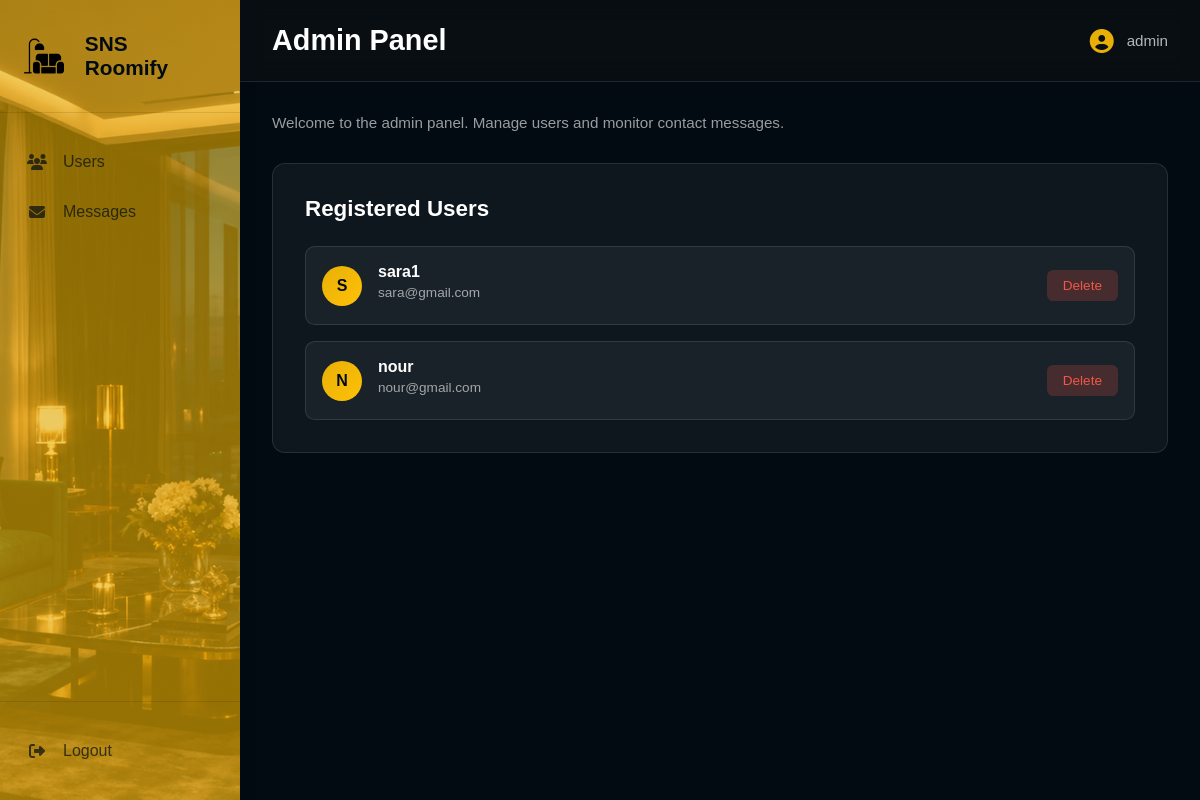
The app's page /admin-dashboard (signed in), older data.
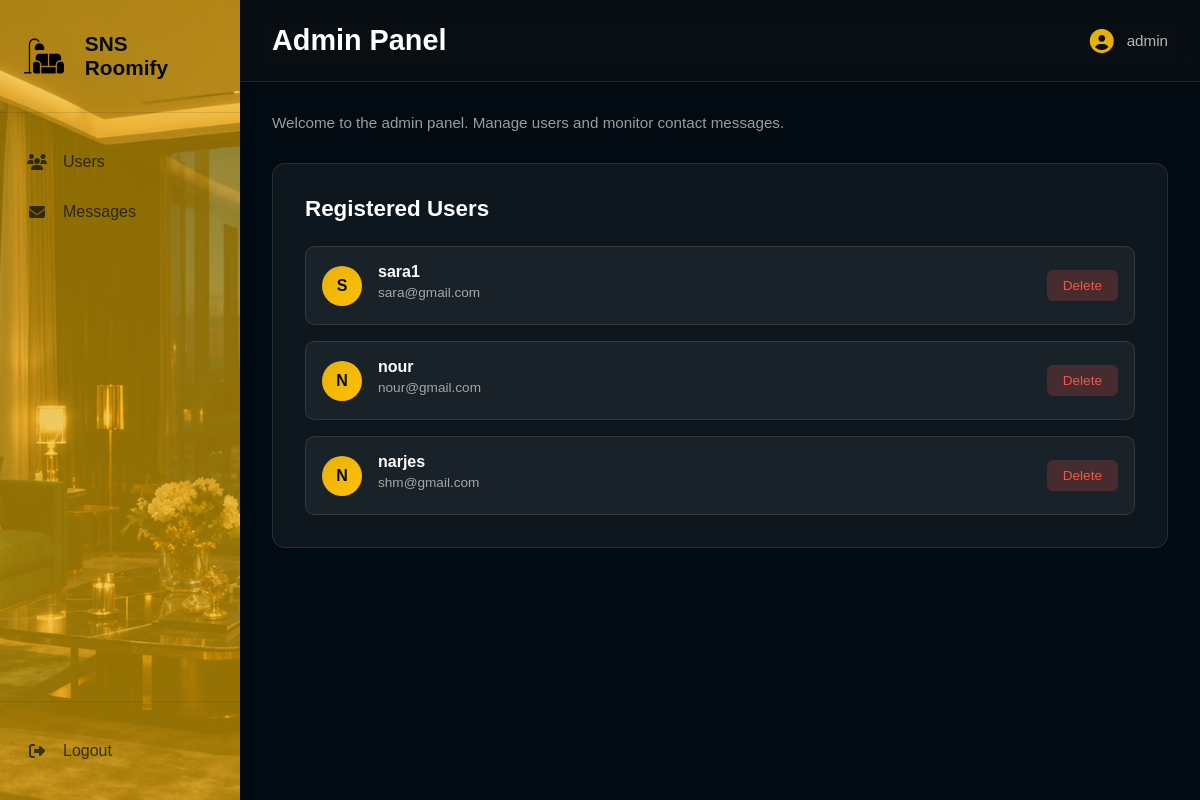
The same page, newer data.
### app.py (models this page shows)
class User(db.Model, UserMixin):
    id = db.Column(db.Integer, primary_key=True)
    username = db.Column(db.String(100), nullable=False)
    email = db.Column(db.String(120), unique=True, nullable=False)
    password = db.Column(db.String(100), nullable=False)
    phone = db.Column(db.String(20), nullable=False)
    is_admin = db.Column(db.Integer, default=0, nullable=False)

### app.py (the view)
@login_required
@app.route("/admin-dashboard")
def admin_dashboard():
    user_id = session.get("user_id")
    admin = User.query.get(user_id) if user_id else None
    if not admin:
        session.clear()
        return redirect("/signin")
    if int(admin.is_admin) != 1:
        return redirect("/user-dashboard")
    users = User.query.filter(User.is_admin != 1).all()
    return render_template(
        "admin_dashboard.html",
        username=admin.username,
        users=users,
        active_page='admin_dashboard'
    )

### app.py (called while the page is built)
@login_manager.user_loader
def load_user(user_id):
    return User.query.get(int(user_id))

### templates/admin_dashboard.html (shortened to what this page needs)
<!DOCTYPE html>
<html>
<head>
    <link rel="stylesheet" href="https://cdnjs.cloudflare.com/ajax/libs/font-awesome/6.4.0/css/all.min.css">
    <link rel="stylesheet" href="{{ url_for('static', filename='css/admin_panel.css') }}">
</head>
<body>
    <div class="admin-container">
        {% include 'components/sidebar.html' %}
        <main class="main-content">
            <div class="top-bar">
                <h1>Admin Panel</h1>
                <div class="user-menu">
                    <i class="fas fa-user-circle"></i>
                    <span>{{ username }}</span>
                </div>
            </div>
            <div class="page-content">
                <div class="page-header">
                    <p>Welcome to the admin panel. Manage users and monitor contact messages.</p>
                </div>
                <div class="users-card">
                    <h2>Registered Users</h2>
                    <div class="users-container">
                        {% for user in users %}
                        <div class="user-row">
                            <div class="user-avatar">
                                {{ user.username[0].upper() }}
                            </div>
                            <div class="user-info">
                                <h3>{{ user.username }}</h3>
                                <p>{{ user.email }}</p>
                            </div>
                            {% if user.is_admin != 1 %}
                            <button type="button" class="delete-btn" onclick="confirmDeleteUser('/delete-user/{{ user.id }}', '{{ user.username }}')">Delete</button>
                            {% endif %}
                        </div>
                        {% endfor %}
                    </div>
                </div>
            </div>
        </main>
    </div>
</body>
</html>

### templates/components/sidebar.html (shortened to what this page needs)
<aside class="sidebar">
  <div class="sidebar-header">
    <div class="logo">
      <img src="{{ url_for('static', filename='images/logo.png') }}" alt="SNS Roomify Logo" style="width: 40px; height: 40px; margin-right: 0.5rem;" />
      <span>SNS Roomify</span>
    </div>
  </div>
  <nav class="sidebar-nav">
    {% if session.get('is_admin') == 1 %}
      <a href="/admin-users" class="nav-item {% if active_page == 'admin_users' %}active{% endif %}">
        <i class="fas fa-users"></i>
        <span>Users</span>
      </a>
      <a href="/admin-contact-messages" class="nav-item {% if active_page == 'admin_contact_messages' %}active{% endif %}">
        <i class="fas fa-envelope"></i>
        <span>Messages</span>
      </a>
    {% endif %}
  </nav>
  <div class="sidebar-footer">
    <a href="/logout" class="nav-item logout">
      <i class="fas fa-sign-out-alt"></i>
      <span>Logout</span>
    </a>
  </div>
</aside>

### static/css/admin_panel.css (style rules this page uses)
* { margin: 0; padding: 0; box-sizing: border-box; }
body { font-family: "Poppins", sans-serif; background-color: var(--color-bg-dark); color: var(--color-text-light); }
.admin-container { display: flex; height: 100vh; }
.sidebar { width: 240px; background: linear-gradient(rgba(232, 176, 7, 0.6), rgba(232, 176, 7, 0.65)), url("/static/images/background-main1.jpg"); background-size: cover; background-position: center; color: var(--color-bg-dark); display: flex; flex-direction: column; box-shadow: 2px 0 15px rgba(0, 0, 0, 0.1); position: fixed; height: 100vh; overflow-y: auto; }
.sidebar-header { padding: 2rem 1.5rem; border-bottom: 1px solid rgba(0, 0, 0, 0.1); }
.logo { display: flex; align-items: center; gap: 0.8rem; font-size: 1.3rem; font-weight: 600; }
.sidebar-nav { flex: 1; padding: 1.5rem 0; }
.nav-item { display: flex; align-items: center; gap: 1rem; padding: 1rem 1.5rem; color: rgba(2, 11, 18, 0.7); text-decoration: none; transition: all 0.3s ease; cursor: pointer; border-left: 3px solid transparent; }
.nav-item i { width: 20px; text-align: center; }
.sidebar-footer { padding: 1.5rem 0; border-top: 1px solid rgba(0, 0, 0, 0.1); }
.nav-item.logout { margin: 0; color: rgba(2, 11, 18, 0.7); }
.main-content { flex: 1; margin-left: 240px; display: flex; flex-direction: column; background: var(--color-bg-dark); overflow-y: auto; }
.top-bar { background: rgba(20, 20, 20, 0.35); padding: 1.5rem 2rem; display: flex; justify-content: space-between; align-items: center; border-bottom: 1px solid rgba(255, 255, 255, 0.1); backdrop-filter: blur(12px); }
.top-bar h1 { font-size: 1.8rem; color: var(--color-text-light); }
.user-menu { display: flex; align-items: center; gap: 0.8rem; color: rgba(255, 255, 255, 0.7); font-size: 0.95rem; }
.user-menu i { font-size: 1.5rem; color: var(--color-primary); }
.page-content { padding: 2rem; flex: 1; overflow-y: auto; }
.page-header { margin-bottom: 2rem; }
.page-header p { color: rgba(255, 255, 255, 0.6); font-size: 0.95rem; }
.view-btn, .delete-btn { padding: 0.5rem 1rem; border: none; border-radius: 0.4rem; cursor: pointer; font-size: 0.85rem; display: flex; align-items: center; gap: 0.4rem; transition: all 0.2s; }
.delete-btn { background: rgba(242, 87, 70, 0.2); color: var(--color-error); }
.users-card { background: rgba(255, 255, 255, 0.05); border-radius: 0.8rem; border: 1px solid rgba(255, 255, 255, 0.1); padding: 2rem; backdrop-filter: blur(10px); }
.users-card h2 { font-size: 1.4rem; color: var(--color-text-light); margin-bottom: 1.5rem; }
.users-container { display: flex; flex-direction: column; gap: 1rem; }
.user-row { display: flex; align-items: center; gap: 1rem; padding: 1rem; border-radius: 0.6rem; background: rgba(255, 255, 255, 0.05); border: 1px solid rgba(255, 255, 255, 0.1); transition: all 0.2s; }
.user-avatar { width: 2.5rem; height: 2.5rem; border-radius: 50%; background: linear-gradient(135deg, var(--color-primary) 0%, #ffc107 100%); color: var(--color-bg-dark); display: flex; justify-content: center; align-items: center; font-weight: 600; flex-shrink: 0; }
.user-info { flex: 1; min-width: 0; }
.user-info h3 { margin: 0 0 0.25rem 0; font-size: 1rem; color: var(--color-text-light); }
.user-info p { margin: 0 0 0.5rem 0; color: rgba(255, 255, 255, 0.6); font-size: 0.85rem; }

### static/css/variables.css (style rules this page uses)
:root { --color-primary: #e8b007; --color-primary-dark: #d4a006; --color-bg-dark: #020b12; --color-text-light: #ffffff; --color-text-muted: rgba(255, 255, 255, 0.6); --color-error: #f25746; --color-success: #28a745; --border-light: 1px solid rgba(255, 255, 255, 0.1); --border-dark: 1px solid rgba(0, 0, 0, 0.1); --font-main: "Poppins", sans-serif; }

Row changes from the older to the newer data that the page shows:
added User: username "N", username "narjes", email "shm@gmail.com"
